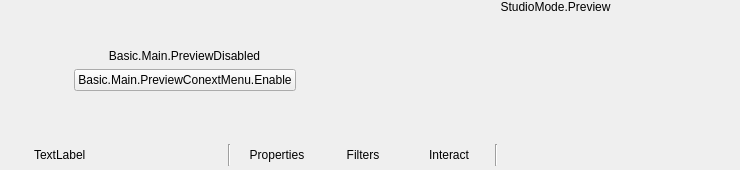
  <widget class="QWidget" name="centralwidget">
   <layout class="QVBoxLayout" name="verticalLayout">
    <property name="spacing">
     <number>0</number>
    </property>
    <property name="leftMargin">
     <number>0</number>
    </property>
    <property name="topMargin">
     <number>0</number>
    </property>
    <property name="rightMargin">
     <number>0</number>
    </property>
    <property name="bottomMargin">
     <number>0</number>
    </property>
    <item>
     <layout class="QHBoxLayout" name="horizontalLayout_2">
      <item>
       <layout class="QHBoxLayout" name="previewLayout">
        <property name="spacing">
         <number>2</number>
        </property>
        <item>
         <widget class="QFrame" name="previewDisabledWidget">
          <property name="sizePolicy">
           <sizepolicy hsizetype="Expanding" vsizetype="Expanding">
            <horstretch>0</horstretch>
            <verstretch>0</verstretch>
           </sizepolicy>
          </property>
          <layout class="QVBoxLayout" name="verticalLayout_7">
           <item>
            <spacer name="verticalSpacer_2">
             <property name="orientation">
              <enum>Qt::Vertical</enum>
             </property>
             <property name="sizeHint" stdset="0">
              <size>
               <width>20</width>
               <height>40</height>
              </size>
             </property>
            </spacer>
           </item>
           <item>
            <widget class="QLabel" name="label">
             <property name="sizePolicy">
              <sizepolicy hsizetype="Preferred" vsizetype="Preferred">
               <horstretch>0</horstretch>
               <verstretch>0</verstretch>
              </sizepolicy>
             </property>
             <property name="text">
              <string>Basic.Main.PreviewDisabled</string>
             </property>
             <property name="alignment">
              <set>Qt::AlignCenter</set>
             </property>
            </widget>
           </item>
           <item>
            <layout class="QHBoxLayout" name="horizontalLayout">
             <item>
              <spacer name="horizontalSpacer_2">
               <property name="orientation">
                <enum>Qt::Horizontal</enum>
               </property>
               <property name="sizeHint" stdset="0">
                <size>
                 <width>40</width>
                 <height>20</height>
                </size>
               </property>
              </spacer>
             </item>
             <item>
              <widget class="QPushButton" name="enablePreviewButton">
               <property name="text">
                <string>Basic.Main.PreviewConextMenu.Enable</string>
               </property>
              </widget>
             </item>
             <item>
              <spacer name="horizontalSpacer_3">
               <property name="orientation">
                <enum>Qt::Horizontal</enum>
               </property>
               <property name="sizeHint" stdset="0">
                <size>
                 <width>40</width>
                 <height>20</height>
                </size>
               </property>
              </spacer>
             </item>
            </layout>
           </item>
           <item>
            <spacer name="verticalSpacer_3">
             <property name="orientation">
              <enum>Qt::Vertical</enum>
             </property>
             <property name="sizeHint" stdset="0">
              <size>
               <width>20</width>
               <height>40</height>
              </size>
             </property>
            </spacer>
           </item>
          </layout>
         </widget>
        </item>
        <item>
         <layout class="QVBoxLayout" name="previewTextLayout">
          <property name="spacing">
           <number>0</number>
          </property>
          <item>
           <widget class="QLabel" name="previewLabel">
            <property name="text">
             <string>StudioMode.Preview</string>
            </property>
            <property name="alignment">
             <set>Qt::AlignBottom|Qt::AlignHCenter</set>
            </property>
           </widget>
          </item>
          <item>
           <widget class="OBSBasicPreview" name="preview">
            <property name="sizePolicy">
             <sizepolicy hsizetype="Expanding" vsizetype="Expanding">
              <horstretch>0</horstretch>
              <verstretch>0</verstretch>
             </sizepolicy>
            </property>
            <property name="minimumSize">
             <size>
              <width>32</width>
              <height>32</height>
             </size>
            </property>
            <property name="focusPolicy">
             <enum>Qt::ClickFocus</enum>
            </property>
            <property name="contextMenuPolicy">
             <enum>Qt::CustomContextMenu</enum>
            </property>
            <addaction name="actionRemoveSource"/>
           </widget>
          </item>
         </layout>
        </item>
       </layout>
      </item>
     </layout>
    </item>
    <item>
     <widget class="QFrame" name="contextContainer">
      <property name="sizePolicy">
       <sizepolicy hsizetype="Preferred" vsizetype="Preferred">
        <horstretch>0</horstretch>
        <verstretch>0</verstretch>
       </sizepolicy>
      </property>
      <property name="minimumSize">
       <size>
        <width>740</width>
        <height>30</height>
       </size>
      </property>
      <layout class="QHBoxLayout" name="horizontalLayout9">
       <property name="spacing">
        <number>6</number>
       </property>
       <property name="sizeConstraint">
        <enum>QLayout::SetDefaultConstraint</enum>
       </property>
       <property name="leftMargin">
        <number>6</number>
       </property>
       <property name="topMargin">
        <number>4</number>
       </property>
       <property name="rightMargin">
        <number>6</number>
       </property>
       <property name="bottomMargin">
        <number>4</number>
       </property>
       <item>
        <widget class="QFrame" name="contextSubContainer">
         <property name="sizePolicy">
          <sizepolicy hsizetype="Preferred" vsizetype="Preferred">
           <horstretch>0</horstretch>
           <verstretch>0</verstretch>
          </sizepolicy>
         </property>
         <property name="minimumSize">
          <size>
           <width>0</width>
           <height>0</height>
          </size>
         </property>
         <layout class="QHBoxLayout" name="horizontalLayout_5">
          <property name="spacing">
           <number>6</number>
          </property>
          <property name="leftMargin">
           <number>0</number>
          </property>
          <property name="topMargin">
           <number>0</number>
          </property>
          <property name="rightMargin">
           <number>0</number>
          </property>
          <property name="bottomMargin">
           <number>0</number>
          </property>
          <item>
           <widget class="QLabel" name="contextSourceIcon">
            <property name="sizePolicy">
             <sizepolicy hsizetype="Fixed" vsizetype="Fixed">
              <horstretch>0</horstretch>
              <verstretch>0</verstretch>
             </sizepolicy>
            </property>
            <property name="minimumSize">
             <size>
              <width>22</width>
              <height>22</height>
             </size>
            </property>
            <property name="maximumSize">
             <size>
              <width>22</width>
              <height>22</height>
             </size>
            </property>
            <property name="text">
             <string/>
            </property>
           </widget>
          </item>
          <item>
           <widget class="QLabel" name="contextSourceLabel">
            <property name="sizePolicy">
             <sizepolicy hsizetype="Preferred" vsizetype="Fixed">
              <horstretch>0</horstretch>
              <verstretch>0</verstretch>
             </sizepolicy>
            </property>
            <property name="minimumSize">
             <size>
              <width>160</width>
              <height>22</height>
             </size>
            </property>
            <property name="maximumSize">
             <size>
              <width>160</width>
              <height>22</height>
             </size>
            </property>
            <property name="text">
             <string>TextLabel</string>
            </property>
           </widget>
          </item>
          <item>
           <widget class="QLabel" name="contextSourceIconSpacer">
            <property name="sizePolicy">
             <sizepolicy hsizetype="Fixed" vsizetype="Fixed">
              <horstretch>0</horstretch>
              <verstretch>0</verstretch>
             </sizepolicy>
            </property>
            <property name="minimumSize">
             <size>
              <width>22</width>
              <height>22</height>
             </size>
            </property>
            <property name="maximumSize">
             <size>
              <width>22</width>
              <height>22</height>
             </size>
            </property>
            <property name="text">
             <string/>
            </property>
           </widget>
          </item>
          <item>
           <widget class="Line" name="line_3">
            <property name="orientation">
             <enum>Qt::Vertical</enum>
            </property>
           </widget>
          </item>
          <item>
           <widget class="QPushButton" name="sourcePropertiesButton">
            <property name="sizePolicy">
             <sizepolicy hsizetype="Minimum" vsizetype="Fixed">
              <horstretch>0</horstretch>
              <verstretch>0</verstretch>
             </sizepolicy>
            </property>
            <property name="minimumSize">
             <size>
              <width>0</width>
              <height>22</height>
             </size>
            </property>
            <property name="toolTip">
             <string>Properties</string>
            </property>
            <property name="text">
             <string>Properties</string>
            </property>
            <property name="icon">
             <iconset resource="obs.qrc">
              <normaloff>:/settings/images/settings/general.svg</normaloff>:/settings/images/settings/general.svg</iconset>
            </property>
            <property name="flat">
             <bool>true</bool>
            </property>
            <property name="themeID2" stdset="0">
             <string notr="true">contextBarButton</string>
            </property>
           </widget>
          </item>
          <item>
           <widget class="QPushButton" name="sourceFiltersButton">
            <property name="minimumSize">
             <size>
              <width>0</width>
              <height>22</height>
             </size>
            </property>
            <property name="toolTip">
             <string>Filters</string>
            </property>
            <property name="text">
             <string>Filters</string>
            </property>
            <property name="icon">
             <iconset resource="obs.qrc">
              <normaloff>:/res/images/filter.svg</normaloff>:/res/images/filter.svg</iconset>
            </property>
            <property name="flat">
             <bool>true</bool>
            </property>
            <property name="themeID2" stdset="0">
             <string notr="true">contextBarButton</string>
            </property>
           </widget>
          </item>
          <item>
           <widget class="QPushButton" name="sourceInteractButton">
            <property name="minimumSize">
             <size>
              <width>0</width>
              <height>22</height>
             </size>
            </property>
            <property name="text">
             <string>Interact</string>
            </property>
            <property name="icon">
             <iconset resource="obs.qrc">
              <normaloff>:/res/images/interact.svg</normaloff>:/res/images/interact.svg</iconset>
            </property>
            <property name="flat">
             <bool>true</bool>
            </property>
            <property name="themeID2" stdset="0">
             <string notr="true">contextBarButton</string>
            </property>
           </widget>
          </item>
          <item>
           <widget class="Line" name="line">
            <property name="orientation">
             <enum>Qt::Vertical</enum>
            </property>
           </widget>
          </item>
         </layout>
        </widget>
       </item>
       <item>
        <widget class="QFrame" name="emptySpace">
         <property name="sizePolicy">
          <sizepolicy hsizetype="Expanding" vsizetype="Minimum">
           <horstretch>0</horstretch>
           <verstretch>0</verstretch>
          </sizepolicy>
         </property>
         <property name="minimumSize">
          <size>
           <width>0</width>
           <height>22</height>
          </size>
         </property>
         <layout class="QHBoxLayout" name="horizontalLayout_6">
          <property name="spacing">
           <number>0</number>
          </property>
          <property name="leftMargin">
           <number>0</number>
          </property>
          <property name="topMargin">
           <number>0</number>
          </property>
          <property name="rightMargin">
           <number>0</number>
          </property>
          <property name="bottomMargin">
           <number>0</number>
          </property>
         </layout>
        </widget>
       </item>
      </layout>
     </widget>
    </item>
   </layout>
  </widget>
